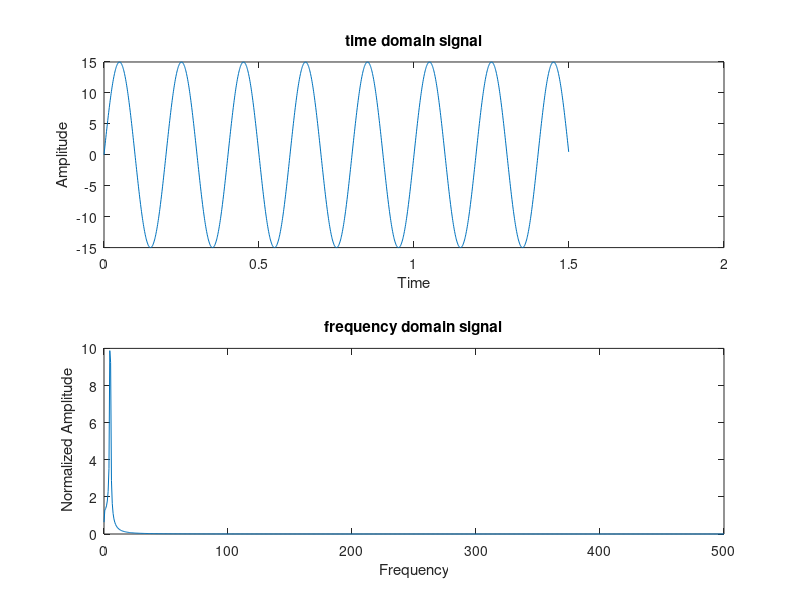

Source code (MATLAB):
Fs = 1000; % sampling frequency
Ts = 1/Fs; %sampling period or time step

dt = 0:Ts:1.5-Ts; %signal duration

%user input of frequencies
f1= input('Enter the frequency of First signal : ');
f2= input('Enter the frequency of Second signal : ');
f3= input('Enter the frequency of Third signal : ');

%user input of Amplitude
a1 = input('Enter the amplitude of First signal : ');
a2 = input('Enter the amplitude of Second signal : ');
a3 = input('Enter the amplitude of Third signal : ');

%signal creatiing section

y1= a1*sin(2*pi*f1*dt);
y2= a2*sin(2*pi*f2*dt);
y3= a3*sin(2*pi*f3*dt);

X = y1 + y2 + y3; %create a composite signal

%the are the algorithm to normalize frequency axes and amplitude axes

L = length(X); %length of the composite signal
Y = fft(X); % here fft is a library function
p2 = abs(Y/L); % taking the one half of composite signal by diving it with its length
p1 = p2(1:L/2+1);
p1(2:L/2-1) = 2*p1(2:L/2-1); %normalization of the frequency axes
f= Fs*(0:(L/2))/L; %normalization of the amplitude axes

%plotting section

subplot(2,1,1); %plotting the composite signal
plot(dt,X);
xlabel('Time');
ylabel('Amplitude');
title('time domain signal');

subplot(2,1,2); %ploting the normalized form
plot(f,p1);
xlabel('Frequency');
ylabel(' Normalized Amplitude');
title('frequency domain signal');